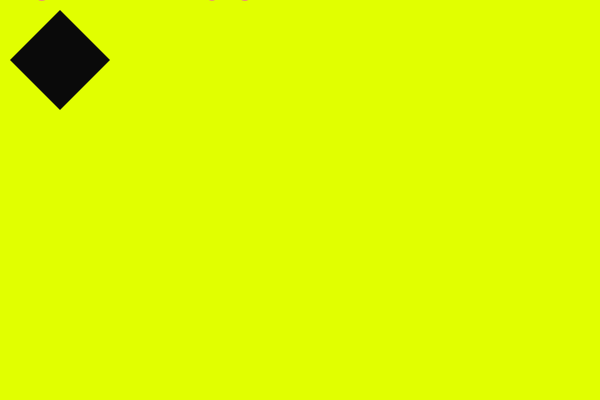
Frame 1 (no input)
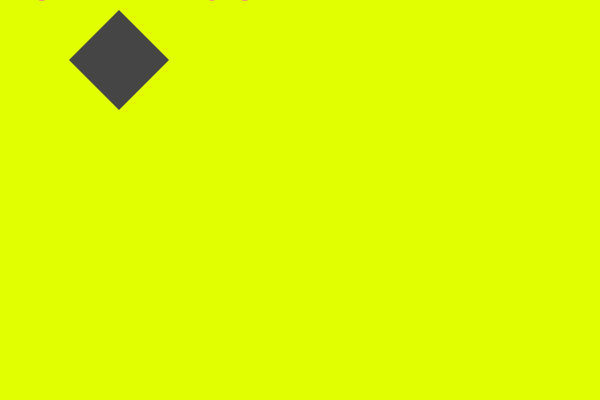
Frame 60 (no input)
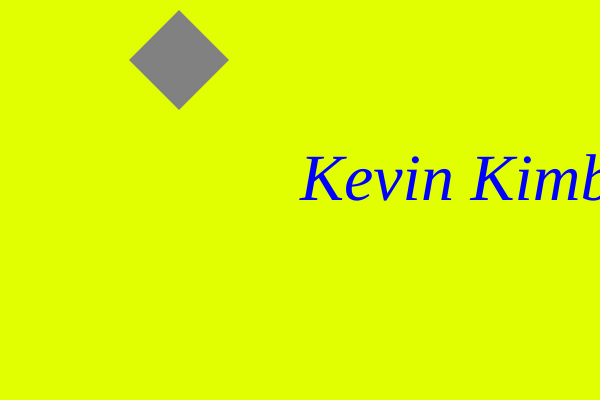
Frame 120 (the mouse pressed at the canvas centre since frame 60)

The p5.js sketch that drew these frames (run headless with seeded random() and noise() and a simulated clock; from frame 60 on, the mouse is pressed at the canvas centre):

// p5.js sketch
// ── sketch.js
// These variables represent the coordinates
// or the sides of the diamond
let x1 = 10, x2 = 60, x3 = 110, x4  = x2,
    y1 = x2, y2 = x1, y3 = y1, y4 = x3;

// These variables represent the canvas size
let canvasX = 600, canvasY = 400;

// This variable holds a boolean value if an element should move left or right
let moveLeft = false;

// This function is where we setup the dimension of our canvas
function setup() {
  createCanvas(canvasX,canvasY);
}

// This function is where we put the elements we want to be drawn in the canvas
function draw() {
	//Sets background color to yellow
	background(225, 255, 0);
	
	//Calls the diamond element
	callDiamond();
	
	//Calls the text element
	callMyNameText();
}

// This functions holds the Diamond element and its properties
function callDiamond()
{
	//Sets the fill color of the diamond
	fill(x1);
	
	//Disables the outline color of the diamond
	noStroke();
	
	//Draws a diamond shape element
	quad(x1,y1,x2,y2,x3,y3,x4,y4);
	
	//This block will make the diamond to move right
	if (moveLeft == false){
		x1++;
		x2++;
		x3++;
		x4=x2;
	}
	
	//This block will make the diamond to move left
	if (moveLeft == true){
		x1--;
		x2--;
		x3--;
		x4=x2;
	}
	
	//This block checks if the first x-coordinate of the diamond
	//is greater than the width of the canvas. The moveLeft variable
	//is set to true if condition is met
	if (x1 > canvasX){
		moveLeft = true;
	}
	
	//This block sets the moveLeft variable to false
	//if the first x-coordinate of the diamond is less than zero
	if (x3 < 0){
		moveLeft = false;
	}
}

// This functions holds the text element and its properties
function callMyNameText()
{
	//The conditional if and else statement below will set the
	//properties of the text function
	
	//When mouse is clicked
	if (mouseIsPressed){
		textFont('Georgia');
		textSize(66);
		textStyle(ITALIC);
		fill(color('blue')); 
	}
	//When mouse is not clicked
	else{
		textFont('Helvetica');
		textSize(44);
		textStyle(NORMAL)
		fill(color('magenta'));
	}
	
	//Displays texts. It follows wherever the mouse pointer goes.
	text('Kevin Kimble', mouseX, mouseY);
}
